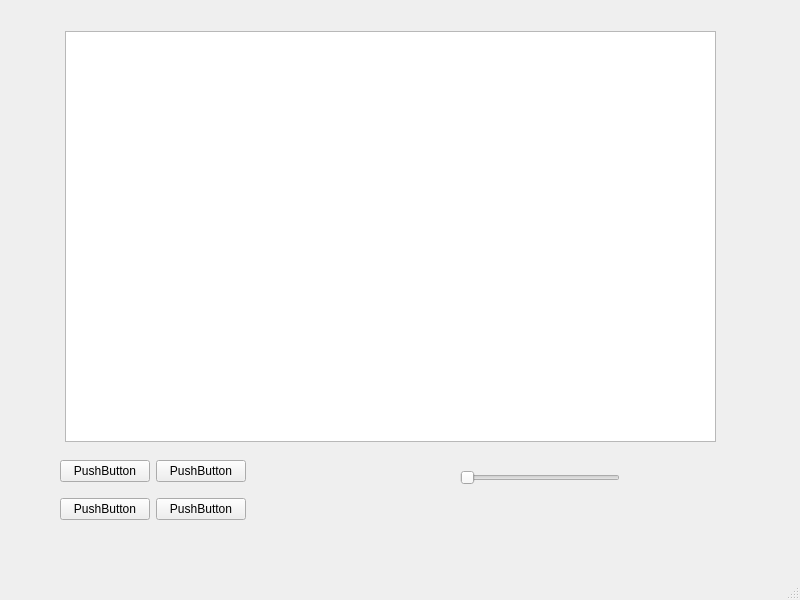
<?xml version="1.0" encoding="UTF-8"?>
<ui version="4.0">
 <class>MainWindow</class>
 <widget class="QMainWindow" name="MainWindow">
  <property name="geometry">
   <rect>
    <x>0</x>
    <y>0</y>
    <width>800</width>
    <height>600</height>
   </rect>
  </property>
  <property name="windowTitle">
   <string>MainWindow</string>
  </property>
  <widget class="QWidget" name="centralwidget">
   <widget class="QGraphicsView" name="testi">
    <property name="geometry">
     <rect>
      <x>65</x>
      <y>31</y>
      <width>651</width>
      <height>411</height>
     </rect>
    </property>
   </widget>
   <widget class="QWidget" name="gridLayoutWidget">
    <property name="geometry">
     <rect>
      <x>60</x>
      <y>450</y>
      <width>186</width>
      <height>80</height>
     </rect>
    </property>
    <layout class="QGridLayout" name="gridLayout">
     <item row="0" column="0">
      <widget class="QPushButton" name="pushButton_2">
       <property name="text">
        <string>PushButton</string>
       </property>
      </widget>
     </item>
     <item row="1" column="0">
      <widget class="QPushButton" name="pushButton">
       <property name="text">
        <string>PushButton</string>
       </property>
      </widget>
     </item>
     <item row="0" column="1">
      <widget class="QPushButton" name="pushButton_3">
       <property name="text">
        <string>PushButton</string>
       </property>
      </widget>
     </item>
     <item row="1" column="1">
      <widget class="QPushButton" name="pushButton_4">
       <property name="text">
        <string>PushButton</string>
       </property>
      </widget>
     </item>
    </layout>
   </widget>
   <widget class="QSlider" name="speedSlider">
    <property name="geometry">
     <rect>
      <x>460</x>
      <y>470</y>
      <width>160</width>
      <height>16</height>
     </rect>
    </property>
    <property name="maximum">
     <number>100</number>
    </property>
    <property name="orientation">
     <enum>Qt::Horizontal</enum>
    </property>
   </widget>
  </widget>
  <widget class="QStatusBar" name="statusbar"/>
  <widget class="QMenuBar" name="menubar">
   <property name="geometry">
    <rect>
     <x>0</x>
     <y>0</y>
     <width>800</width>
     <height>22</height>
    </rect>
   </property>
  </widget>
 </widget>
 <resources/>
 <connections/>
</ui>
